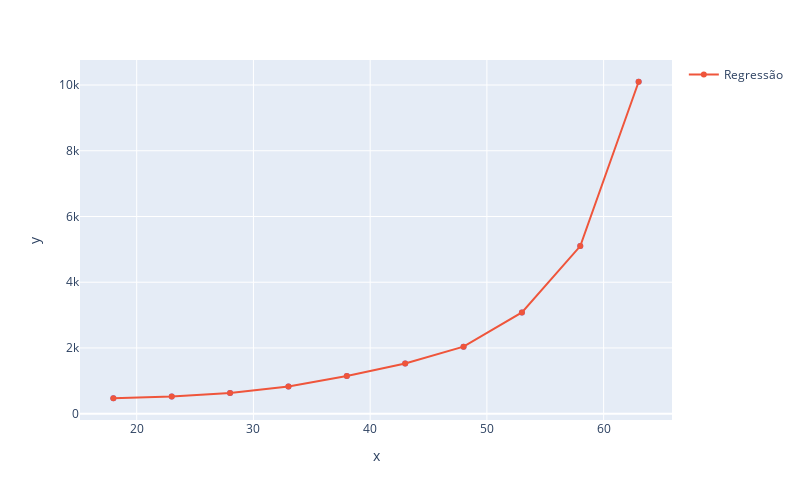

This figure's notebook cell:
### Code cell
g = px.scatter(x = X[:,0], y = y, width=800, height=500)
g.add_scatter(x = X[:,0], y = previsions, name = 'Regressão')
g.show()

### Figure 1 — Plotly figure (JSON) as saved in the notebook; plotly's stock layout.template omitted (floating-point values rounded to 4 significant figures)
{"data": [{"hovertemplate": "x=%{x}<br>y=%{y}<extra></extra>", "legendgroup": "", "marker": {"color": "#636efa", "symbol": "circle"}, "mode": "markers", "name": "", "orientation": "v", "showlegend": false, "type": "scatter", "x": [18, 23, 28, 33, 38, 43, 48, 53, 58, 63], "xaxis": "x", "y": [470, 520, 630, 830, 1150, 1530, 2040, 3080, 5100, 10100], "yaxis": "y"}, {"name": "Regressão", "type": "scatter", "x": [18, 23, 28, 33, 38, 43, 48, 53, 58, 63], "y": [470, 520, 630, 830, 1150, 1530, 2040, 3080, 5100, 10100]}], "layout": {"height": 500, "legend": {"tracegroupgap": 0}, "margin": {"t": 60}, "width": 800, "xaxis": {"anchor": "y", "domain": [0, 1], "title": {"text": "x"}}, "yaxis": {"anchor": "x", "domain": [0, 1], "title": {"text": "y"}}}}
